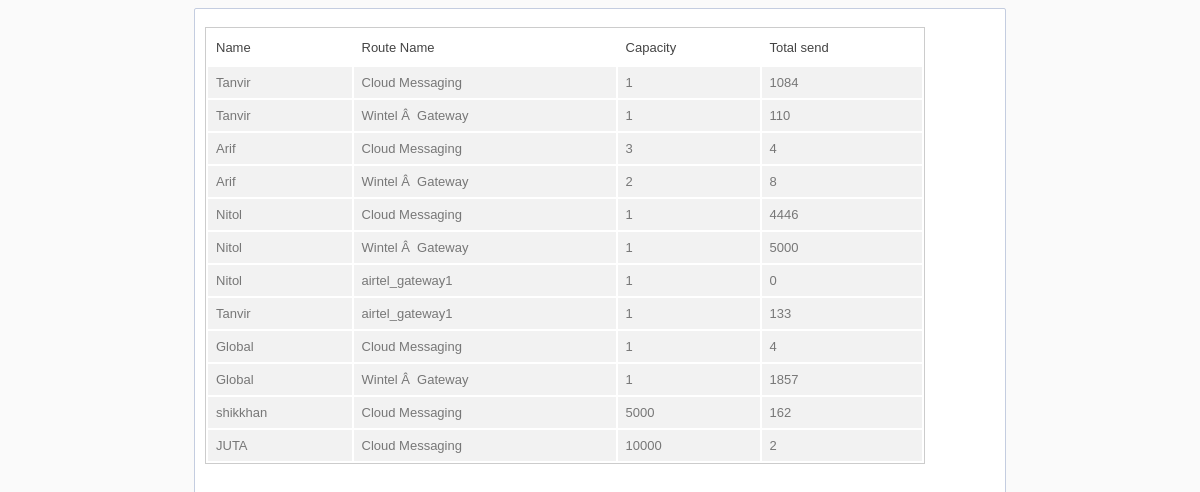
Page /test.php on the committed database.
### tables this page shows
CREATE TABLE IF NOT EXISTS `user` (
  `id` int(11) NOT NULL AUTO_INCREMENT,
  `name` varchar(20) NOT NULL,
  `password` varchar(22) NOT NULL,
  `one_way` int(11) NOT NULL,
  `user_capacity` int(11) NOT NULL,
  `alert` int(11) NOT NULL,
  PRIMARY KEY (`id`)
);

CREATE TABLE IF NOT EXISTS `route_api` (
  `route` int(11) NOT NULL AUTO_INCREMENT,
  `route_name` varchar(155) NOT NULL,
  `route_capacity` int(55) NOT NULL,
  `alert` int(11) NOT NULL,
  PRIMARY KEY (`route`)
);

CREATE TABLE IF NOT EXISTS `user_route_api` (
  `id` int(11) NOT NULL AUTO_INCREMENT,
  `user_id` int(11) NOT NULL,
  `route_id` int(11) NOT NULL,
  `capacity` int(11) NOT NULL,
  `count` int(22) NOT NULL,
  `total_send` int(11) NOT NULL,
  `status` int(11) NOT NULL,
  PRIMARY KEY (`id`)
);

### class/control_view.php (called while the page is built, shortened)
<?php
	function assign_route_capacity(){
		$sql = "SELECT  user_route_api.user_id,user_route_api.status, user.name, route_api.route, route_api.route_name , route_api.route_capacity, user_route_api.id,user_route_api.capacity, user_route_api.total_send,user_route_api.user_id FROM user INNER JOIN user_route_api ON user.id =user_route_api.user_id INNER JOIN route_api ON user_route_api.route_id = route_api.route";
		$query = mysql_query($sql) or die (mysql_error());
		return $query;
	}
?>

### test.php (the view, shortened to what this page needs)
<!DOCTYPE html>
<html>
<head>
</head>
<body>
<div class="container"><br>
<table class="table zebra-style">
    <thead>
      <tr>
        <th>Name</th>
        <th>Route Name</th>
        <th>Capacity</th>
        <th>Total send</th>
      </tr>
    </thead>
    <tbody>
	<?php
		require_once 'class/control_view.php';
		$display_route_capacity = assign_route_capacity();
		while ($view = mysql_fetch_assoc($display_route_capacity)) {
			?>
      <tr class="odd">
        <td><?php echo $view['name'] ?></td>
        <td ><?php echo $view['route_name'] ?></td>
        <td id="capacity:2" contenteditable="true"><?php echo $view["capacity"]; ?></td>
        <td><?php echo $view['total_send'] ?></td>
      </tr>
		<?php } ?>
    </tbody>
 </table>
 <br>
<br>
</div>
</body>
</html>

### test.php (style rules this page uses)
table.zebra-style { font-family:"Lucida Sans Unicode", "Lucida Grande", Sans-Serif; text-align:left; border:1px solid #ccc; margin-bottom:25px; width:90% }
table.zebra-style th { color: #444; font-size: 13px; font-weight: normal; padding: 10px 8px; }
table.zebra-style td { color: #777; padding: 8px; font-size:13px; }
table.zebra-style tr.odd { background:#f2f2f2; }
body { background:#fafafa; }
.container { width: 800px; border: 1px solid #C4CDE0; border-radius: 2px; margin: 0 auto; height: 1300px; background:#fff; padding-left:10px; }

### rows in the picture
user: name "Tanvir", route_api.route_name "Cloud Messaging", user_route_api.capacity "1", user_route_api.total_send "1084", route_api.route_name "Wintel Â Gateway", user_route_api.total_send "110", route_api.route_name "airtel_gateway1", user_route_api.total_send "133"
user: name "Arif", route_api.route_name "Cloud Messaging", user_route_api.capacity "3", user_route_api.total_send "4", route_api.route_name "Wintel Â Gateway", user_route_api.capacity "2", user_route_api.total_send "8"
user: name "Nitol", route_api.route_name "Cloud Messaging", user_route_api.capacity "1", user_route_api.total_send "4446", route_api.route_name "Wintel Â Gateway", user_route_api.total_send "5000", route_api.route_name "airtel_gateway1", user_route_api.total_send "0"
user: name "Global", route_api.route_name "Cloud Messaging", user_route_api.capacity "1", user_route_api.total_send "4", route_api.route_name "Wintel Â Gateway", user_route_api.total_send "1857"
user: name "shikkhan", route_api.route_name "Cloud Messaging", user_route_api.capacity "5000", user_route_api.total_send "162"
user: name "JUTA", route_api.route_name "Cloud Messaging", user_route_api.capacity "10000", user_route_api.total_send "2"
